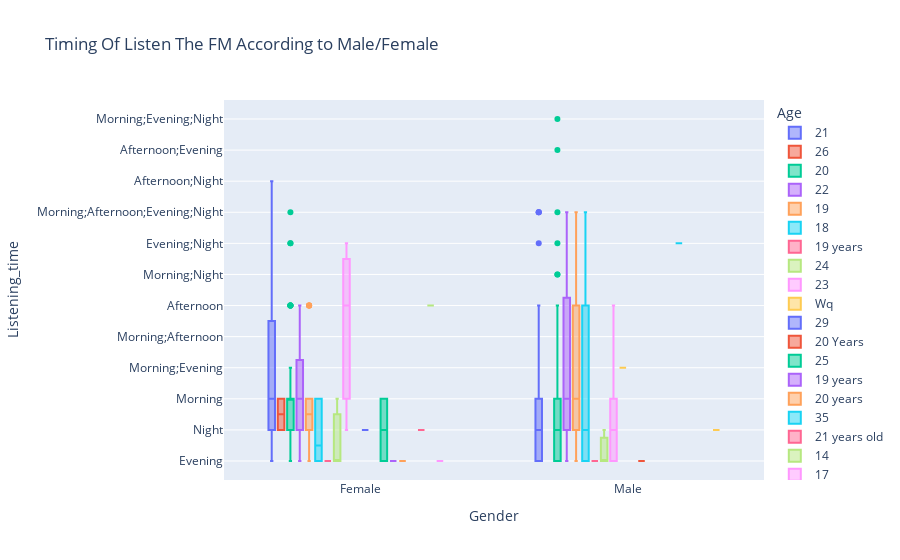

Notebook source saved alongside this figure:
### Markdown cell above
## **RESULT**
**-> Around 140 females and 120 males wants that FM should start with competitions session**
**-> and 20 females and 40 males don't want any competition**

### Code cell
px.box(df, x='Gender', y='Listening_time', color='Age', title='Timing Of Listen The FM According to Male/Female')

### Figure 1 — Plotly figure (JSON) as saved in the notebook; plotly's stock layout.template omitted (floating-point values rounded to 4 significant figures)
{"data": [{"alignmentgroup": "True", "hovertemplate": "Age=21<br>Gender=%{x}<br>Listening_time=%{y}<extra></extra>", "legendgroup": "21", "marker": {"color": "#636efa"}, "name": "21", "notched": false, "offsetgroup": "21", "orientation": "v", "showlegend": true, "type": "box", "x": ["Female", "Male", "Male", "Female", "Female", "Female", "Female", "Female", "Female", "Male", "Female", "Male", "Female", "Female", "Male", "Female", "Male", "Female", "Male", "Female", "Female", "Male", "Male", "Male", "Male", "Male", "Male", "Female", "Female", "Male", "Female", "Male", "Female", "Female", "Female", "Male", "Male", "Male", "Male", "Male", "Female", "Female", "Female", "Male", "Female", "Female", "Male", "Male", "Female", "Male", "Female", "Female", "Female", "Male", "Male", "Male", "Female", "Female", "Female", "Female", "Male", "Male", "Male", "Male", "Female", "Female", "Female", "Female", "Male", "Female", "Female", "Female", "Female", "Male", "Male", "Female", "Female", "Male", "Male", "Female", "Male", "Male", "Female", "Female", "Female", "Male", "Male", "Male", "Female", "Male", "Male", "Male", "Male", "Male", "Male", "Male", "Male", "Female", "Female", "Female", "Male", "Male", "Male", "Male", "Female", "Male", "Female", "Female", "Male", "Male", "Male", "Male", "Male", "Female", "Female"], "x0": " ", "xaxis": "x", "y": ["Evening", "Night", "Night", "Morning", "Morning;Evening", "Morning;Afternoon", "Morning", "Morning", "Afternoon", "Morning", "Morning", "Evening", "Night", "Morning", "Night", "Morning;Afternoon", "Evening", "Morning;Night", "Morning;Afternoon", "Morning;Evening", "Night", "Morning;Afternoon", "Evening", "Evening;Night", "Morning", "Evening", "Morning", "Evening", "Morning;Evening", "Night", "Afternoon", "Night", "Afternoon", "Afternoon", "Morning;Afternoon", "Evening", "Night", "Evening", "Night", "Night", "Night", "Morning", "Night", "Morning;Afternoon;Evening;Night", "Afternoon", "Morning", "Morning", "Morning", "Afternoon", "Night", "Night", "Night", "Night", "Morning", "Night", "Morning;Afternoon", "Evening", "Evening", "Morning", "Evening", "Evening", "Morning", "Evening", "Night", "Afternoon", "Night", "Evening;Night", "Night", "Evening", "Evening", "Morning", "Morning;Night", "Morning", "Morning", "Night", "Evening;Night", "Evening", "Afternoon", "Evening", "Afternoon", "Evening", "Evening", "Morning", "Morning", "Evening", "Morning", "Morning", "Evening", "Evening", "Evening", "Night", "Morning;Afternoon;Evening;Night", "Night", "Morning", "Morning", "Night", "Morning;Afternoon;Evening;Night", "Morning", "Evening", "Evening;Night", "Night", "Morning", "Morning", "Evening", "Night", "Night", "Morning;Evening", "Afternoon;Night", "Afternoon", "Morning", "Evening", "Evening", "Night", "Night", "Evening"], "y0": " ", "yaxis": "y"}, {"alignmentgroup": "True", "hovertemplate": "Age=26<br>Gender=%{x}<br>Listening_time=%{y}<extra></extra>", "legendgroup": "26", "marker": {"color": "#EF553B"}, "name": "26", "notched": false, "offsetgroup": "26", "orientation": "v", "showlegend": true, "type": "box", "x": ["Female", "Female"], "x0": " ", "xaxis": "x", "y": ["Night", "Morning"], "y0": " ", "yaxis": "y"}, {"alignmentgroup": "True", "hovertemplate": "Age=20<br>Gender=%{x}<br>Listening_time=%{y}<extra></extra>", "legendgroup": "20", "marker": {"color": "#00cc96"}, "name": "20", "notched": false, "offsetgroup": "20", "orientation": "v", "showlegend": true, "type": "box", "x": ["Male", "Male", "Male", "Female", "Female", "Female", "Female", "Male", "Female", "Female", "Male", "Male", "Male", "Male", "Male", "Female", "Male", "Female", "Male", "Female", "Male", "Male", "Female", "Male", "Female", "Female", "Male", "Female", "Male", "Male", "Female", "Female", "Female", "Female", "Male", "Male", "Male", "Male", "Female", "Female", "Female", "Female", "Female", "Female", "Female", "Female", "Female", "Female", "Female", "Female", "Male", "Female", "Male", "Male", "Male", "Female", "Female", "Male", "Male", "Female", "Female", "Female", "Female", "Female", "Male", "Male", "Female", "Male", "Female", "Female", "Male", "Female", "Female", "Male", "Female", "Male", "Male", "Female", "Male", "Male", "Female", "Female", "Female", "Female", "Female", "Female", "Male", "Female", "Male", "Male"], "x0": " ", "xaxis": "x", "y": ["Evening", "Night", "Night", "Night", "Afternoon", "Evening", "Morning", "Evening", "Afternoon", "Evening", "Night", "Morning", "Night", "Night", "Evening;Night", "Night", "Afternoon", "Morning;Evening", "Evening", "Morning", "Evening", "Morning", "Night", "Evening", "Morning", "Morning;Evening", "Night", "Morning", "Evening", "Evening", "Morning", "Night", "Evening", "Night", "Morning;Night", "Evening", "Morning;Night", "Afternoon;Evening", "Evening", "Morning", "Morning", "Morning", "Morning", "Morning;Afternoon;Evening;Night", "Morning", "Morning", "Morning", "Morning;Evening", "Evening", "Evening;Night", "Night", "Afternoon", "Afternoon", "Evening", "Evening", "Night", "Evening;Night", "Night", "Evening", "Evening", "Morning", "Evening", "Morning", "Morning", "Evening", "Morning;Evening", "Night", "Evening", "Morning", "Morning", "Morning;Afternoon;Evening;Night", "Evening", "Morning", "Evening", "Afternoon", "Morning;Evening;Night", "Night", "Morning", "Night", "Evening", "Evening", "Morning", "Afternoon", "Morning", "Evening", "Night", "Morning", "Evening", "Evening", "Night"], "y0": " ", "yaxis": "y"}, {"alignmentgroup": "True", "hovertemplate": "Age=22<br>Gender=%{x}<br>Listening_time=%{y}<extra></extra>", "legendgroup": "22", "marker": {"color": "#ab63fa"}, "name": "22", "notched": false, "offsetgroup": "22", "orientation": "v", "showlegend": true, "type": "box", "x": ["Male", "Male", "Male", "Male", "Male", "Male", "Male", "Male", "Male", "Male", "Female", "Female", "Female", "Male", "Male", "Male", "Female", "Male", "Male", "Male", "Female", "Male", "Male", "Female", "Male", "Male", "Female", "Male", "Male", "Female", "Female", "Female", "Male", "Male", "Female", "Female", "Female", "Male"], "x0": " ", "xaxis": "x", "y": ["Night", "Morning", "Morning;Night", "Morning", "Night", "Morning", "Night", "Night", "Morning;Afternoon;Evening;Night", "Evening", "Night", "Night", "Evening", "Evening;Night", "Morning", "Morning", "Afternoon", "Night", "Night", "Afternoon", "Night", "Morning", "Morning;Afternoon;Evening;Night", "Morning", "Morning", "Night", "Evening", "Morning", "Night", "Afternoon", "Morning", "Morning;Evening", "Morning", "Morning;Afternoon;Evening;Night", "Night", "Morning;Afternoon", "Morning", "Morning;Night"], "y0": " ", "yaxis": "y"}, {"alignmentgroup": "True", "hovertemplate": "Age=19<br>Gender=%{x}<br>Listening_time=%{y}<extra></extra>", "legendgroup": "19", "marker": {"color": "#FFA15A"}, "name": "19", "notched": false, "offsetgroup": "19", "orientation": "v", "showlegend": true, "type": "box", "x": ["Female", "Female", "Male", "Male", "Male", "Male", "Female", "Male", "Male", "Male", "Female", "Female", "Male", "Male", "Male", "Female", "Male", "Female", "Female", "Female", "Female", "Female", "Female", "Female", "Female", "Female", "Female", "Male", "Female", "Female", "Male", "Female", "Male", "Male", "Male", "Male", "Male", "Female", "Male"], "x0": " ", "xaxis": "x", "y": ["Morning", "Night", "Evening", "Morning", "Morning", "Morning", "Morning", "Evening", "Morning;Afternoon;Evening;Night", "Afternoon", "Evening", "Evening", "Afternoon", "Night", "Night", "Afternoon", "Morning", "Morning", "Afternoon", "Night", "Evening", "Afternoon", "Night", "Night", "Night", "Night", "Morning", "Afternoon", "Afternoon", "Morning", "Evening", "Night", "Evening;Night", "Night", "Morning", "Morning", "Afternoon", "Morning", "Morning;Evening"], "y0": " ", "yaxis": "y"}, {"alignmentgroup": "True", "hovertemplate": "Age=18<br>Gender=%{x}<br>Listening_time=%{y}<extra></extra>", "legendgroup": "18", "marker": {"color": "#19d3f3"}, "name": "18", "notched": false, "offsetgroup": "18", "orientation": "v", "showlegend": true, "type": "box", "x": ["Female", "Female", "Male", "Female", "Female", "Female", "Male", "Male", "Male", "Female", "Female", "Female", "Male", "Male", "Female", "Female"], "x0": " ", "xaxis": "x", "y": ["Morning", "Morning", "Night", "Evening", "Evening", "Night", "Evening", "Morning;Afternoon;Evening;Night", "Evening", "Evening", "Evening", "Morning", "Afternoon", "Night", "Evening", "Morning"], "y0": " ", "yaxis": "y"}, {"alignmentgroup": "True", "hovertemplate": "Age=19 years <br>Gender=%{x}<br>Listening_time=%{y}<extra></extra>", "legendgroup": "19 years ", "marker": {"color": "#FF6692"}, "name": "19 years ", "notched": false, "offsetgroup": "19 years ", "orientation": "v", "showlegend": true, "type": "box", "x": ["Male", "Female"], "x0": " ", "xaxis": "x", "y": ["Evening", "Evening"], "y0": " ", "yaxis": "y"}, {"alignmentgroup": "True", "hovertemplate": "Age=24<br>Gender=%{x}<br>Listening_time=%{y}<extra></extra>", "legendgroup": "24", "marker": {"color": "#B6E880"}, "name": "24", "notched": false, "offsetgroup": "24", "orientation": "v", "showlegend": true, "type": "box", "x": ["Male", "Male", "Female", "Male", "Female", "Female"], "x0": " ", "xaxis": "x", "y": ["Night", "Evening", "Evening", "Evening", "Evening", "Morning"], "y0": " ", "yaxis": "y"}, {"alignmentgroup": "True", "hovertemplate": "Age=23<br>Gender=%{x}<br>Listening_time=%{y}<extra></extra>", "legendgroup": "23", "marker": {"color": "#FF97FF"}, "name": "23", "notched": false, "offsetgroup": "23", "orientation": "v", "showlegend": true, "type": "box", "x": ["Female", "Male", "Male", "Female", "Male", "Male", "Female", "Male"], "x0": " ", "xaxis": "x", "y": ["Evening;Night", "Night", "Evening", "Afternoon", "Evening", "Night", "Night", "Afternoon"], "y0": " ", "yaxis": "y"}, {"alignmentgroup": "True", "hovertemplate": "Age=Wq<br>Gender=%{x}<br>Listening_time=%{y}<extra></extra>", "legendgroup": "Wq", "marker": {"color": "#FECB52"}, "name": "Wq", "notched": false, "offsetgroup": "Wq", "orientation": "v", "showlegend": true, "type": "box", "x": ["Male"], "x0": " ", "xaxis": "x", "y": ["Morning;Evening"], "y0": " ", "yaxis": "y"}, {"alignmentgroup": "True", "hovertemplate": "Age=29<br>Gender=%{x}<br>Listening_time=%{y}<extra></extra>", "legendgroup": "29", "marker": {"color": "#636efa"}, "name": "29", "notched": false, "offsetgroup": "29", "orientation": "v", "showlegend": true, "type": "box", "x": ["Female"], "x0": " ", "xaxis": "x", "y": ["Night"], "y0": " ", "yaxis": "y"}, {"alignmentgroup": "True", "hovertemplate": "Age=20 Years<br>Gender=%{x}<br>Listening_time=%{y}<extra></extra>", "legendgroup": "20 Years", "marker": {"color": "#EF553B"}, "name": "20 Years", "notched": false, "offsetgroup": "20 Years", "orientation": "v", "showlegend": true, "type": "box", "x": ["Male"], "x0": " ", "xaxis": "x", "y": ["Evening"], "y0": " ", "yaxis": "y"}, {"alignmentgroup": "True", "hovertemplate": "Age=25<br>Gender=%{x}<br>Listening_time=%{y}<extra></extra>", "legendgroup": "25", "marker": {"color": "#00cc96"}, "name": "25", "notched": false, "offsetgroup": "25", "orientation": "v", "showlegend": true, "type": "box", "x": ["Female", "Female"], "x0": " ", "xaxis": "x", "y": ["Evening", "Morning"], "y0": " ", "yaxis": "y"}, {"alignmentgroup": "True", "hovertemplate": "Age=19 years<br>Gender=%{x}<br>Listening_time=%{y}<extra></extra>", "legendgroup": "19 years", "marker": {"color": "#ab63fa"}, "name": "19 years", "notched": false, "offsetgroup": "19 years", "orientation": "v", "showlegend": true, "type": "box", "x": ["Female"], "x0": " ", "xaxis": "x", "y": ["Evening"], "y0": " ", "yaxis": "y"}, {"alignmentgroup": "True", "hovertemplate": "Age=20 years<br>Gender=%{x}<br>Listening_time=%{y}<extra></extra>", "legendgroup": "20 years", "marker": {"color": "#FFA15A"}, "name": "20 years", "notched": false, "offsetgroup": "20 years", "orientation": "v", "showlegend": true, "type": "box", "x": ["Female"], "x0": " ", "xaxis": "x", "y": ["Evening"], "y0": " ", "yaxis": "y"}, {"alignmentgroup": "True", "hovertemplate": "Age=35<br>Gender=%{x}<br>Listening_time=%{y}<extra></extra>", "legendgroup": "35", "marker": {"color": "#19d3f3"}, "name": "35", "notched": false, "offsetgroup": "35", "orientation": "v", "showlegend": true, "type": "box", "x": ["Male"], "x0": " ", "xaxis": "x", "y": ["Evening;Night"], "y0": " ", "yaxis": "y"}, {"alignmentgroup": "True", "hovertemplate": "Age=21 years old<br>Gender=%{x}<br>Listening_time=%{y}<extra></extra>", "legendgroup": "21 years old", "marker": {"color": "#FF6692"}, "name": "21 years old", "notched": false, "offsetgroup": "21 years old", "orientation": "v", "showlegend": true, "type": "box", "x": ["Female"], "x0": " ", "xaxis": "x", "y": ["Night"], "y0": " ", "yaxis": "y"}, {"alignmentgroup": "True", "hovertemplate": "Age=14<br>Gender=%{x}<br>Listening_time=%{y}<extra></extra>", "legendgroup": "14", "marker": {"color": "#B6E880"}, "name": "14", "notched": false, "offsetgroup": "14", "orientation": "v", "showlegend": true, "type": "box", "x": ["Female"], "x0": " ", "xaxis": "x", "y": ["Afternoon"], "y0": " ", "yaxis": "y"}, {"alignmentgroup": "True", "hovertemplate": "Age=17<br>Gender=%{x}<br>Listening_time=%{y}<extra></extra>", "legendgroup": "17", "marker": {"color": "#FF97FF"}, "name": "17", "notched": false, "offsetgroup": "17", "orientation": "v", "showlegend": true, "type": "box", "x": ["Female"], "x0": " ", "xaxis": "x", "y": ["Evening"], "y0": " ", "yaxis": "y"}, {"alignmentgroup": "True", "hovertemplate": "Age=39<br>Gender=%{x}<br>Listening_time=%{y}<extra></extra>", "legendgroup": "39", "marker": {"color": "#FECB52"}, "name": "39", "notched": false, "offsetgroup": "39", "orientation": "v", "showlegend": true, "type": "box", "x": ["Male"], "x0": " ", "xaxis": "x", "y": ["Night"], "y0": " ", "yaxis": "y"}], "layout": {"boxmode": "group", "legend": {"title": {"text": "Age"}, "tracegroupgap": 0}, "title": {"text": "Timing Of Listen The FM According to Male/Female"}, "xaxis": {"anchor": "y", "domain": [0, 1], "title": {"text": "Gender"}}, "yaxis": {"anchor": "x", "domain": [0, 1], "title": {"text": "Listening_time"}}}}
